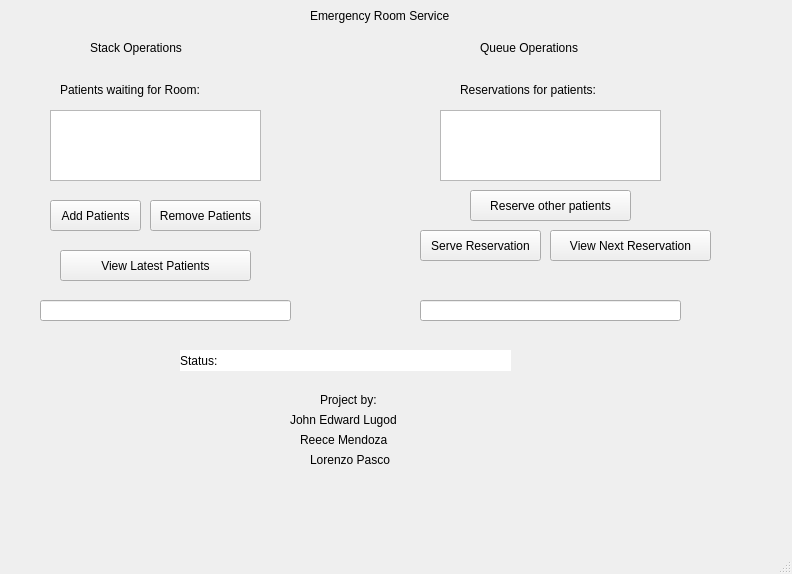
<?xml version="1.0" encoding="UTF-8"?>
<ui version="4.0">
 <class>MainWindow</class>
 <widget class="QMainWindow" name="MainWindow">
  <property name="geometry">
   <rect>
    <x>0</x>
    <y>0</y>
    <width>792</width>
    <height>574</height>
   </rect>
  </property>
  <property name="windowTitle">
   <string>MainWindow</string>
  </property>
  <property name="styleSheet">
   <string notr="true"/>
  </property>
  <widget class="QWidget" name="centralwidget">
   <widget class="QPushButton" name="pushButtonPush">
    <property name="geometry">
     <rect>
      <x>50</x>
      <y>200</y>
      <width>91</width>
      <height>31</height>
     </rect>
    </property>
    <property name="text">
     <string>Add Patients</string>
    </property>
   </widget>
   <widget class="QLineEdit" name="patientInput">
    <property name="geometry">
     <rect>
      <x>40</x>
      <y>300</y>
      <width>251</width>
      <height>21</height>
     </rect>
    </property>
    <property name="styleSheet">
     <string notr="true"/>
    </property>
   </widget>
   <widget class="QListWidget" name="stackListWidget">
    <property name="geometry">
     <rect>
      <x>50</x>
      <y>110</y>
      <width>211</width>
      <height>71</height>
     </rect>
    </property>
   </widget>
   <widget class="QListWidget" name="queueListWidget">
    <property name="geometry">
     <rect>
      <x>440</x>
      <y>110</y>
      <width>221</width>
      <height>71</height>
     </rect>
    </property>
   </widget>
   <widget class="QPushButton" name="pushButtonPop">
    <property name="geometry">
     <rect>
      <x>150</x>
      <y>200</y>
      <width>111</width>
      <height>31</height>
     </rect>
    </property>
    <property name="text">
     <string>Remove Patients</string>
    </property>
   </widget>
   <widget class="QPushButton" name="pushButtonPeekStack">
    <property name="geometry">
     <rect>
      <x>60</x>
      <y>250</y>
      <width>191</width>
      <height>31</height>
     </rect>
    </property>
    <property name="text">
     <string>View Latest Patients</string>
    </property>
   </widget>
   <widget class="QPushButton" name="pushButtonEnqueue">
    <property name="geometry">
     <rect>
      <x>470</x>
      <y>190</y>
      <width>161</width>
      <height>31</height>
     </rect>
    </property>
    <property name="text">
     <string>Reserve other patients</string>
    </property>
   </widget>
   <widget class="QPushButton" name="pushButtonDequeue">
    <property name="geometry">
     <rect>
      <x>420</x>
      <y>230</y>
      <width>121</width>
      <height>31</height>
     </rect>
    </property>
    <property name="text">
     <string>Serve Reservation</string>
    </property>
   </widget>
   <widget class="QPushButton" name="pushButtonPeekQueue">
    <property name="geometry">
     <rect>
      <x>550</x>
      <y>230</y>
      <width>161</width>
      <height>31</height>
     </rect>
    </property>
    <property name="text">
     <string>View Next Reservation</string>
    </property>
   </widget>
   <widget class="QLabel" name="statusLabel">
    <property name="geometry">
     <rect>
      <x>230</x>
      <y>350</y>
      <width>281</width>
      <height>21</height>
     </rect>
    </property>
    <property name="styleSheet">
     <string notr="true">background-color: rgb(255, 255, 255);</string>
    </property>
    <property name="text">
     <string/>
    </property>
   </widget>
   <widget class="QLabel" name="titleLabel">
    <property name="geometry">
     <rect>
      <x>310</x>
      <y>0</y>
      <width>191</width>
      <height>31</height>
     </rect>
    </property>
    <property name="styleSheet">
     <string notr="true"/>
    </property>
    <property name="text">
     <string>Emergency Room Service</string>
    </property>
   </widget>
   <widget class="QLabel" name="label_2">
    <property name="geometry">
     <rect>
      <x>180</x>
      <y>350</y>
      <width>51</width>
      <height>21</height>
     </rect>
    </property>
    <property name="styleSheet">
     <string notr="true">background-color: rgb(255, 255, 255);</string>
    </property>
    <property name="text">
     <string>Status:</string>
    </property>
   </widget>
   <widget class="QLabel" name="stacklabel">
    <property name="geometry">
     <rect>
      <x>90</x>
      <y>40</y>
      <width>111</width>
      <height>16</height>
     </rect>
    </property>
    <property name="text">
     <string>Stack Operations</string>
    </property>
   </widget>
   <widget class="QLabel" name="label_4">
    <property name="geometry">
     <rect>
      <x>480</x>
      <y>40</y>
      <width>121</width>
      <height>16</height>
     </rect>
    </property>
    <property name="text">
     <string>Queue Operations</string>
    </property>
   </widget>
   <widget class="QLabel" name="label_5">
    <property name="geometry">
     <rect>
      <x>60</x>
      <y>80</y>
      <width>191</width>
      <height>20</height>
     </rect>
    </property>
    <property name="text">
     <string>Patients waiting for Room:</string>
    </property>
   </widget>
   <widget class="QLabel" name="label_6">
    <property name="geometry">
     <rect>
      <x>460</x>
      <y>80</y>
      <width>231</width>
      <height>20</height>
     </rect>
    </property>
    <property name="text">
     <string>Reservations for patients:</string>
    </property>
   </widget>
   <widget class="QLineEdit" name="reservationInput">
    <property name="geometry">
     <rect>
      <x>420</x>
      <y>300</y>
      <width>261</width>
      <height>21</height>
     </rect>
    </property>
   </widget>
   <widget class="QLabel" name="label">
    <property name="geometry">
     <rect>
      <x>-10</x>
      <y>-20</y>
      <width>811</width>
      <height>551</height>
     </rect>
    </property>
    <property name="styleSheet">
     <string notr="true">background-image: url(:/image/library.png);
background-position: center;
background-repeat: no-repeat;</string>
    </property>
    <property name="text">
     <string/>
    </property>
   </widget>
   <widget class="QLabel" name="label_3">
    <property name="geometry">
     <rect>
      <x>320</x>
      <y>390</y>
      <width>91</width>
      <height>20</height>
     </rect>
    </property>
    <property name="text">
     <string>Project by:</string>
    </property>
   </widget>
   <widget class="QLabel" name="label_7">
    <property name="geometry">
     <rect>
      <x>290</x>
      <y>410</y>
      <width>141</width>
      <height>20</height>
     </rect>
    </property>
    <property name="text">
     <string>John Edward Lugod</string>
    </property>
   </widget>
   <widget class="QLabel" name="label_8">
    <property name="geometry">
     <rect>
      <x>300</x>
      <y>430</y>
      <width>131</width>
      <height>20</height>
     </rect>
    </property>
    <property name="text">
     <string>Reece Mendoza</string>
    </property>
   </widget>
   <widget class="QLabel" name="label_9">
    <property name="geometry">
     <rect>
      <x>310</x>
      <y>450</y>
      <width>111</width>
      <height>20</height>
     </rect>
    </property>
    <property name="text">
     <string>Lorenzo Pasco</string>
    </property>
   </widget>
   <zorder>label</zorder>
   <zorder>pushButtonPush</zorder>
   <zorder>patientInput</zorder>
   <zorder>stackListWidget</zorder>
   <zorder>queueListWidget</zorder>
   <zorder>pushButtonPop</zorder>
   <zorder>pushButtonPeekStack</zorder>
   <zorder>pushButtonEnqueue</zorder>
   <zorder>pushButtonDequeue</zorder>
   <zorder>pushButtonPeekQueue</zorder>
   <zorder>statusLabel</zorder>
   <zorder>titleLabel</zorder>
   <zorder>label_2</zorder>
   <zorder>stacklabel</zorder>
   <zorder>label_4</zorder>
   <zorder>label_5</zorder>
   <zorder>label_6</zorder>
   <zorder>reservationInput</zorder>
   <zorder>label_3</zorder>
   <zorder>label_7</zorder>
   <zorder>label_8</zorder>
   <zorder>label_9</zorder>
  </widget>
  <widget class="QMenuBar" name="menubar">
   <property name="geometry">
    <rect>
     <x>0</x>
     <y>0</y>
     <width>792</width>
     <height>25</height>
    </rect>
   </property>
  </widget>
  <widget class="QStatusBar" name="statusbar"/>
 </widget>
 <resources/>
 <connections/>
</ui>
